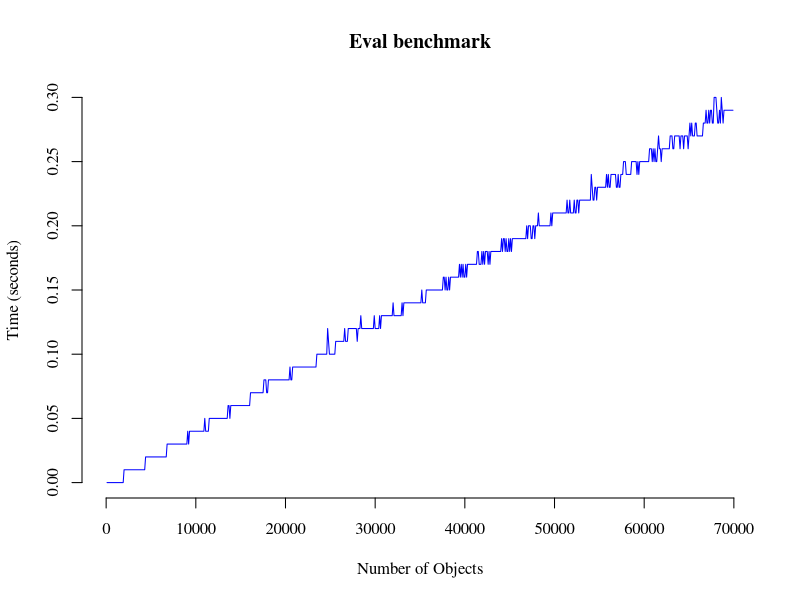

Write the R code that produced this figure. (Note: this script raises an error after producing the figure.)
f1 <- read.csv(file = "csv/compound/original.csv")
f6 <- read.csv(file = "csv/compound/ownership-pointers.csv")
f5 <- read.csv(file = "csv/compound/collisions.csv")

par(family = "serif")
plot(f1$n, f1$time, main = "Eval benchmark", xlab = "Number of Objects", ylab = "Time (seconds)", type = "l", frame = FALSE, col = "blue")
lines(f2$n, f2$time, col = "red", type = "l")
lines(f3$n, f3$time, col = "green", type = "l")
lines(f4$n, f4$time, col = "black", type = "l")
lines(f6$n, f6$time, col = "orange", type = "l")


legend(0, 0.6, legend=c("Original", "Unsafe memoization", "Guarded memoization", "Alias set", "Optimized alias set"), pch=c(19, 19, 19, 19, 19), col=c("blue", "red", "green", "black", "orange"))

plot(f1$n, f1$memory / 1000, main = "Memory usage", xlab = "Number of Objects", ylab = "Memory (Mbytes)", type = "l", frame = FALSE, col = "blue", ylim = c(0, 100))
lines(f2$n, f2$memory / 1000 , col = "red", type = "l")
lines(f3$n, f3$memory / 1000 , col = "green", type = "l")
lines(f4$n, f4$memory / 1000 , col = "black", type = "l")
lines(f6$n, f6$memory / 1000 , col = "orange", type = "l")

legend(50, 100, legend=c("Original", "Unsafe memoization", "Guarded memoization", "Alias set", "Optimized alias set"), pch=c(19, 19, 19, 19, 19), col=c("blue", "red", "green", "black", "orange"))


plot(f1$n, f5$collisions / (f1$n * 3), main = "Collision ratio x Input size", xlab = "Number of Objects", ylab = "Collision ratio", type = "l", frame = FALSE, col = "blue")
